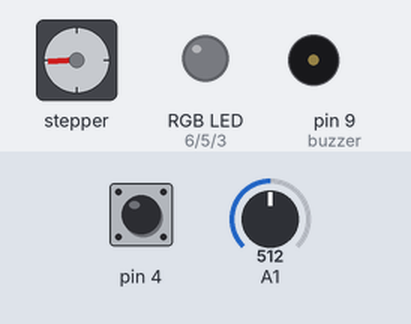
The sketch below on a simulated Arduino Uno, built with avr-gcc and run on an emulated ATmega328P. Shown: stepper motor, an RGB LED mixed from three pins (HIGH = lit), buzzer (waves = sounding). Wiring (inferred from the names in the program): stepper motor (2048 steps per turn assumed): coils pin 10, pin 11, pin 12, pin 13. Inputs (shaded band) come from the test bench; at power-on: A1 = 512, pin 4 HIGH. Random numbers use the default seed unless the sketch sets one; pins used as bus, display or sensor lines are not drawn.

Above: at 1.25 s.
1.3 s: A1 set to 0
At 1.6 s:
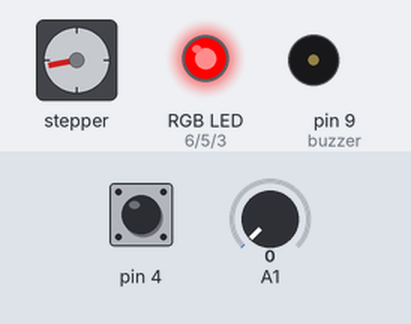
At 3.1 s:
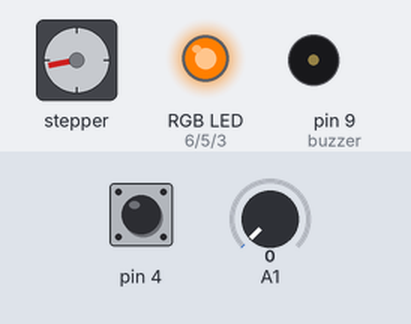
4.3 s: A1 set to 511
7.3 s: pin 4 pulled LOW for 3.2 s
At 11.9 s:
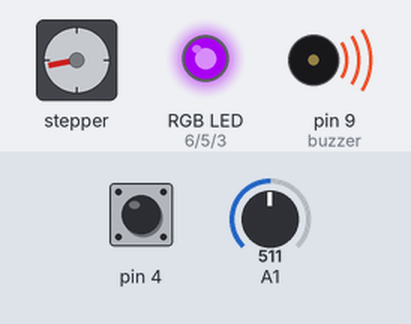
Timing chart, 0 to 49.1 s (numbered marks = the images above; inputs shaded):
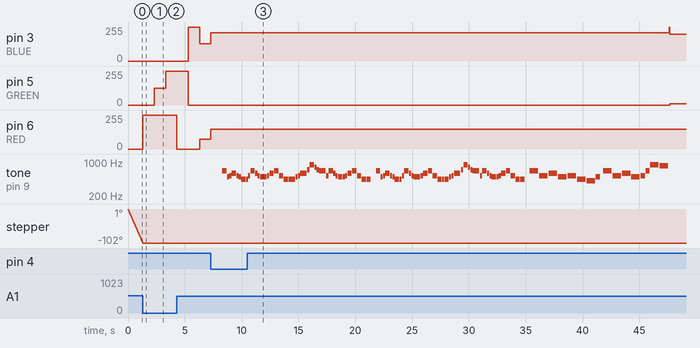

The sketch:

gfs_useless_box.ino
```cpp
//n=nichts, b=beides, t=ton, l=licht, s=schalter
int s;
int r;
#include <Arduino.h>


const int RED = 6;
const int GREEN = 5;
const int BLUE = 3;
#define STEPPER_PIN_1 10
#define STEPPER_PIN_2 11
#define STEPPER_PIN_3 12
#define STEPPER_PIN_4 13
int step_number = 0;
#define NOTE_B0  31
#define NOTE_C1  33
#define NOTE_CS1 35
#define NOTE_D1  37
#define NOTE_DS1 39
#define NOTE_E1  41
#define NOTE_F1  44
#define NOTE_FS1 46
#define NOTE_G1  49
#define NOTE_GS1 52
#define NOTE_A1  55
#define NOTE_AS1 58
#define NOTE_B1  62
#define NOTE_C2  65
#define NOTE_CS2 69
#define NOTE_D2  73
#define NOTE_DS2 78
#define NOTE_E2  82
#define NOTE_F2  87
#define NOTE_FS2 93
#define NOTE_G2  98
#define NOTE_GS2 104
#define NOTE_A2  110
#define NOTE_AS2 117
#define NOTE_B2  123
#define NOTE_C3  131
#define NOTE_CS3 139
#define NOTE_D3  147
#define NOTE_DS3 156
#define NOTE_E3  165
#define NOTE_F3  175
#define NOTE_FS3 185
#define NOTE_G3  196
#define NOTE_GS3 208
#define NOTE_A3  220
#define NOTE_AS3 233
#define NOTE_B3  247
#define NOTE_C4  262
#define NOTE_CS4 277
#define NOTE_D4  294
#define NOTE_DS4 311
#define NOTE_E4  330
#define NOTE_F4  349
#define NOTE_FS4 370
#define NOTE_G4  392
#define NOTE_GS4 415
#define NOTE_A4  440
#define NOTE_AS4 466
#define NOTE_B4  494
#define NOTE_C5  523
#define NOTE_CS5 554
#define NOTE_D5  587
#define NOTE_DS5 622
#define NOTE_E5  659
#define NOTE_F5  698
#define NOTE_FS5 740
#define NOTE_G5  784
#define NOTE_GS5 831
#define NOTE_A5  880
#define NOTE_AS5 932
#define NOTE_B5  988
#define NOTE_C6  1047
#define NOTE_CS6 1109
#define NOTE_D6  1175
#define NOTE_DS6 1245
#define NOTE_E6  1319
#define NOTE_F6  1397
#define NOTE_FS6 1480
#define NOTE_G6  1568
#define NOTE_GS6 1661
#define NOTE_A6  1760
#define NOTE_AS6 1865
#define NOTE_B6  1976
#define NOTE_C7  2093
#define NOTE_CS7 2217
#define NOTE_D7  2349
#define NOTE_DS7 2489
#define NOTE_E7  2637
#define NOTE_F7  2794
#define NOTE_FS7 2960
#define NOTE_G7  3136
#define NOTE_GS7 3322
#define NOTE_A7  3520
#define NOTE_AS7 3729
#define NOTE_B7  3951
#define NOTE_C8  4186
#define NOTE_CS8 4435
#define NOTE_D8  4699
#define NOTE_DS8 4978
#define REST 0


int tempo=144;


int buzzer = 9;


int melody[] = {


  NOTE_E5, 4,  NOTE_B4,8,  NOTE_C5,8,  NOTE_D5,4,  NOTE_C5,8,  NOTE_B4,8,
  NOTE_A4, 4,  NOTE_A4,8,  NOTE_C5,8,  NOTE_E5,4,  NOTE_D5,8,  NOTE_C5,8,
  NOTE_B4, -4,  NOTE_C5,8,  NOTE_D5,4,  NOTE_E5,4,
  NOTE_C5, 4,  NOTE_A4,4,  NOTE_A4,8,  NOTE_A4,4,  NOTE_B4,8,  NOTE_C5,8,

  NOTE_D5, -4,  NOTE_F5,8,  NOTE_A5,4,  NOTE_G5,8,  NOTE_F5,8,
  NOTE_E5, -4,  NOTE_C5,8,  NOTE_E5,4,  NOTE_D5,8,  NOTE_C5,8,
  NOTE_B4, 4,  NOTE_B4,8,  NOTE_C5,8,  NOTE_D5,4,  NOTE_E5,4,
  NOTE_C5, 4,  NOTE_A4,4,  NOTE_A4,4, REST, 4,

  NOTE_E5, 4,  NOTE_B4,8,  NOTE_C5,8,  NOTE_D5,4,  NOTE_C5,8,  NOTE_B4,8,
  NOTE_A4, 4,  NOTE_A4,8,  NOTE_C5,8,  NOTE_E5,4,  NOTE_D5,8,  NOTE_C5,8,
  NOTE_B4, -4,  NOTE_C5,8,  NOTE_D5,4,  NOTE_E5,4,
  NOTE_C5, 4,  NOTE_A4,4,  NOTE_A4,8,  NOTE_A4,4,  NOTE_B4,8,  NOTE_C5,8,

  NOTE_D5, -4,  NOTE_F5,8,  NOTE_A5,4,  NOTE_G5,8,  NOTE_F5,8,
  NOTE_E5, -4,  NOTE_C5,8,  NOTE_E5,4,  NOTE_D5,8,  NOTE_C5,8,
  NOTE_B4, 4,  NOTE_B4,8,  NOTE_C5,8,  NOTE_D5,4,  NOTE_E5,4,
  NOTE_C5, 4,  NOTE_A4,4,  NOTE_A4,4, REST, 4,


  NOTE_E5,2,  NOTE_C5,2,
  NOTE_D5,2,   NOTE_B4,2,
  NOTE_C5,2,   NOTE_A4,2,
  NOTE_GS4,2,  NOTE_B4,4,  REST,8,
  NOTE_E5,2,   NOTE_C5,2,
  NOTE_D5,2,   NOTE_B4,2,
  NOTE_C5,4,   NOTE_E5,4,  NOTE_A5,2,
  NOTE_GS5,2,

};


int notes=sizeof(melody)/sizeof(melody[0])/2;
//pin(9)

int wholenote = (60000 * 4) / tempo;

int divider = 0, noteDuration = 0;


void setup() {
pinMode(4,INPUT_PULLUP);
pinMode(STEPPER_PIN_1, OUTPUT);
pinMode(STEPPER_PIN_2, OUTPUT);
pinMode(STEPPER_PIN_3, OUTPUT);
pinMode(STEPPER_PIN_4, OUTPUT);
pinMode(RED, OUTPUT);
pinMode(GREEN, OUTPUT);
pinMode(BLUE, OUTPUT);
}


void loop() {
s=digitalRead(4);
if(s==1) randomSeed(analogRead(A1));
r=random(1,5);
if(r==1) nichts();
if(r==2) beides();
if(r==3) Ton();
if(r==4) licht();
}

void nichts(){
 OneStep(false);
  delay(2);
}
void OneStep(bool dir){
    if(dir){
switch(step_number){
  case 0:
  digitalWrite(STEPPER_PIN_1, HIGH);
  digitalWrite(STEPPER_PIN_2, LOW);
  digitalWrite(STEPPER_PIN_3, LOW);
  digitalWrite(STEPPER_PIN_4, LOW);
  break;
  case 1:
  digitalWrite(STEPPER_PIN_1, LOW);
  digitalWrite(STEPPER_PIN_2, HIGH);
  digitalWrite(STEPPER_PIN_3, LOW);
  digitalWrite(STEPPER_PIN_4, LOW);
  break;
  case 2:
  digitalWrite(STEPPER_PIN_1, LOW);
  digitalWrite(STEPPER_PIN_2, LOW);
  digitalWrite(STEPPER_PIN_3, HIGH);
  digitalWrite(STEPPER_PIN_4, LOW);
  break;
  case 3:
  digitalWrite(STEPPER_PIN_1, LOW);
  digitalWrite(STEPPER_PIN_2, LOW);
  digitalWrite(STEPPER_PIN_3, LOW);
  digitalWrite(STEPPER_PIN_4, HIGH);
  break;
}
  }else{
    switch(step_number){
  case 0:
  digitalWrite(STEPPER_PIN_1, LOW);
  digitalWrite(STEPPER_PIN_2, LOW);
  digitalWrite(STEPPER_PIN_3, LOW);
  digitalWrite(STEPPER_PIN_4, HIGH);
  break;
  case 1:
  digitalWrite(STEPPER_PIN_1, LOW);
  digitalWrite(STEPPER_PIN_2, LOW);
  digitalWrite(STEPPER_PIN_3, HIGH);
  digitalWrite(STEPPER_PIN_4, LOW);
  break;
  case 2:
  digitalWrite(STEPPER_PIN_1, LOW);
  digitalWrite(STEPPER_PIN_2, HIGH);
  digitalWrite(STEPPER_PIN_3, LOW);
  digitalWrite(STEPPER_PIN_4, LOW);
  break;
  case 3:
  digitalWrite(STEPPER_PIN_1, HIGH);
  digitalWrite(STEPPER_PIN_2, LOW);
  digitalWrite(STEPPER_PIN_3, LOW);
  digitalWrite(STEPPER_PIN_4, LOW);


}
  }
step_number++;
  if(step_number > 3){
    step_number = 0;
  }
}

void beides() {
for (int thisNote = 0; thisNote < notes * 2; thisNote = thisNote + 2) {


    divider = melody[thisNote + 1];
    if (divider > 0) {

      noteDuration = (wholenote) / divider;
    } else if (divider < 0) {

      noteDuration = (wholenote) / abs(divider);
      noteDuration *= 1.5;
    }
}

for (int i = 0; i < 7; i++) {
    switch(i) {
      case 0: // red
        analogWrite(RED, 255);
        analogWrite(GREEN, 0);
        analogWrite(BLUE, 0);
        break;
      case 1:
        analogWrite(RED, 255);
        analogWrite(GREEN, 127);
        analogWrite(BLUE, 0);
        break;
      case 2:
        analogWrite(RED, 255);
        analogWrite(GREEN, 255);
        analogWrite(BLUE, 0);
        break;
      case 3:
        analogWrite(RED, 0);
        analogWrite(GREEN, 255);
        analogWrite(BLUE, 0);
        break;
      case 4:
        analogWrite(RED, 0);
        analogWrite(GREEN, 0);
        analogWrite(BLUE, 255);
        break;
      case 5:
        analogWrite(RED, 75);
        analogWrite(GREEN, 0);
        analogWrite(BLUE, 130);
        break;
      case 6:
        analogWrite(RED, 148);
        analogWrite(GREEN, 0);
        analogWrite(BLUE, 211);
        break;
         OneStep(false);
         delay(2);
}
}
}
void Ton() {
for (int thisNote = 0; thisNote < notes * 2; thisNote = thisNote + 2) {


    divider = melody[thisNote + 1];
    if (divider > 0) {

      noteDuration = (wholenote) / divider;
    } else if (divider < 0) {

      noteDuration = (wholenote) / abs(divider);
      noteDuration *= 1.5;
    }


    tone(buzzer, melody[thisNote], noteDuration*0.9);


    delay(noteDuration);


    noTone(buzzer);
  }
  OneStep(false);
  delay(2);
}

void licht() {
for (int i = 0; i < 7; i++) {
    switch(i) {
      case 0: // red
        analogWrite(RED, 255);
        analogWrite(GREEN, 0);
        analogWrite(BLUE, 0);
        break;
      case 1:
        analogWrite(RED, 255);
        analogWrite(GREEN, 127);
        analogWrite(BLUE, 0);
        break;
      case 2:
        analogWrite(RED, 255);
        analogWrite(GREEN, 255);
        analogWrite(BLUE, 0);
        break;
      case 3:
        analogWrite(RED, 0);
        analogWrite(GREEN, 255);
        analogWrite(BLUE, 0);
        break;
      case 4:
        analogWrite(RED, 0);
        analogWrite(GREEN, 0);
        analogWrite(BLUE, 255);
        break;
      case 5:
        analogWrite(RED, 75);
        analogWrite(GREEN, 0);
        analogWrite(BLUE, 130);
        break;
      case 6:
        analogWrite(RED, 148);
        analogWrite(GREEN, 0);
        analogWrite(BLUE, 211);
        break;
    }


    delay(1000);
  }
  OneStep(false);
  delay(2);
}
```

Measured:
- after the input at 1.3 s, pin 5 (GREEN): 0/255 → 127/255 after 1.0 s, → 255/255 1.0 s later; pin 6 (RED): 0/255 → 255/255 at once
- after the input at 7.3 s, tone on pin 9 (buzzer): plays 659 Hz for 0.37 s, 494 Hz for 0.19 s, 523 Hz for 0.19 s, 587 Hz for 0.37 s, 523 Hz for 0.19 s, 494 Hz for 0.19 s … (96 notes in this stretch), starting after 1.0 s
